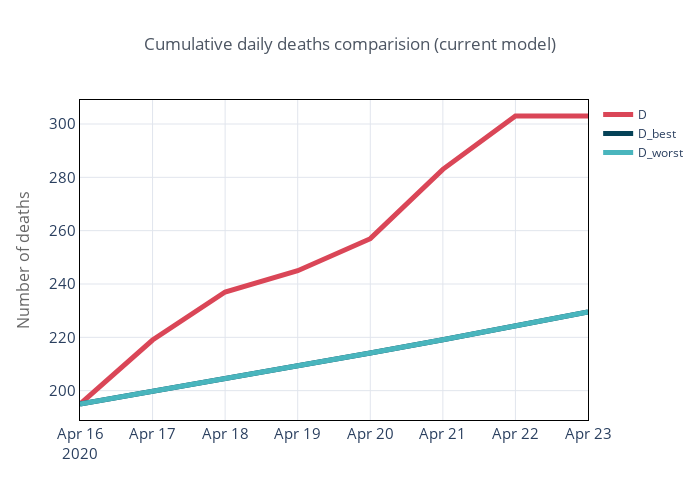

Here is the notebook cell this chart was saved with:
### Code cell
t = y[['D']].join(y_est['best'][['D']], rsuffix='_best')
t = t.join(y_est['worst'][['D']], rsuffix='_worst')

t.iplot(title='Cumulative daily deaths comparision (current model)',
        yTitle='Number of deaths', colorscale='my_colors', theme='custom', width=5)

### Figure 1 — Plotly figure (JSON) as saved in the notebook; plotly's stock layout.template omitted (floating-point values rounded to 4 significant figures)
{"data": [{"line": {"color": "rgba(218, 70, 87, 1.0)", "dash": "solid", "shape": "linear", "width": 5}, "mode": "lines", "name": "D", "text": "", "type": "scatter", "x": ["2020-04-16", "2020-04-17", "2020-04-18", "2020-04-19", "2020-04-20", "2020-04-21", "2020-04-22", "2020-04-23"], "y": [195, 219, 237, 245, 257, 283, 303, 303]}, {"line": {"color": "rgba(5, 66, 87, 1.0)", "dash": "solid", "shape": "linear", "width": 5}, "mode": "lines", "name": "D_best", "text": "", "type": "scatter", "x": ["2020-04-16", "2020-04-17", "2020-04-18", "2020-04-19", "2020-04-20", "2020-04-21", "2020-04-22", "2020-04-23"], "y": [195, 199.7, 204.4, 209.2, 214.1, 219.1, 224.2, 229.5]}, {"line": {"color": "rgba(73, 181, 189, 1.0)", "dash": "solid", "shape": "linear", "width": 5}, "mode": "lines", "name": "D_worst", "text": "", "type": "scatter", "x": ["2020-04-16", "2020-04-17", "2020-04-18", "2020-04-19", "2020-04-20", "2020-04-21", "2020-04-22", "2020-04-23"], "y": [195, 199.7, 204.4, 209.2, 214.1, 219.1, 224.2, 229.5]}], "layout": {"height": 500, "legend": {"bgcolor": "#FFFFFF", "bordercolor": "#444444", "borderwidth": 0, "font": {"size": 12}, "itemclick": "toggle", "itemdoubleclick": "toggleothers", "itemsizing": "trace", "traceorder": "normal"}, "paper_bgcolor": "#FFFFFF", "plot_bgcolor": "#FFFFFF", "title": {"font": {"color": "#4D5663", "size": 17}, "text": "Cumulative daily deaths comparision (current model)", "x": 0.5}, "width": 700, "xaxis": {"automargin": true, "gridcolor": "#E1E5ED", "linecolor": "#000000", "mirror": "ticks", "showline": true, "tickfont": {"size": 15}, "title": {"font": {"color": "#666666", "size": 16}, "text": ""}, "zerolinecolor": "#000000", "zerolinewidth": 2}, "yaxis": {"automargin": true, "gridcolor": "#E1E5ED", "linecolor": "#000000", "mirror": "ticks", "showline": true, "tickfont": {"size": 15}, "title": {"font": {"color": "#666666", "size": 16}, "text": "Number of deaths"}, "zerolinecolor": "#000000", "zerolinewidth": 2}}}
